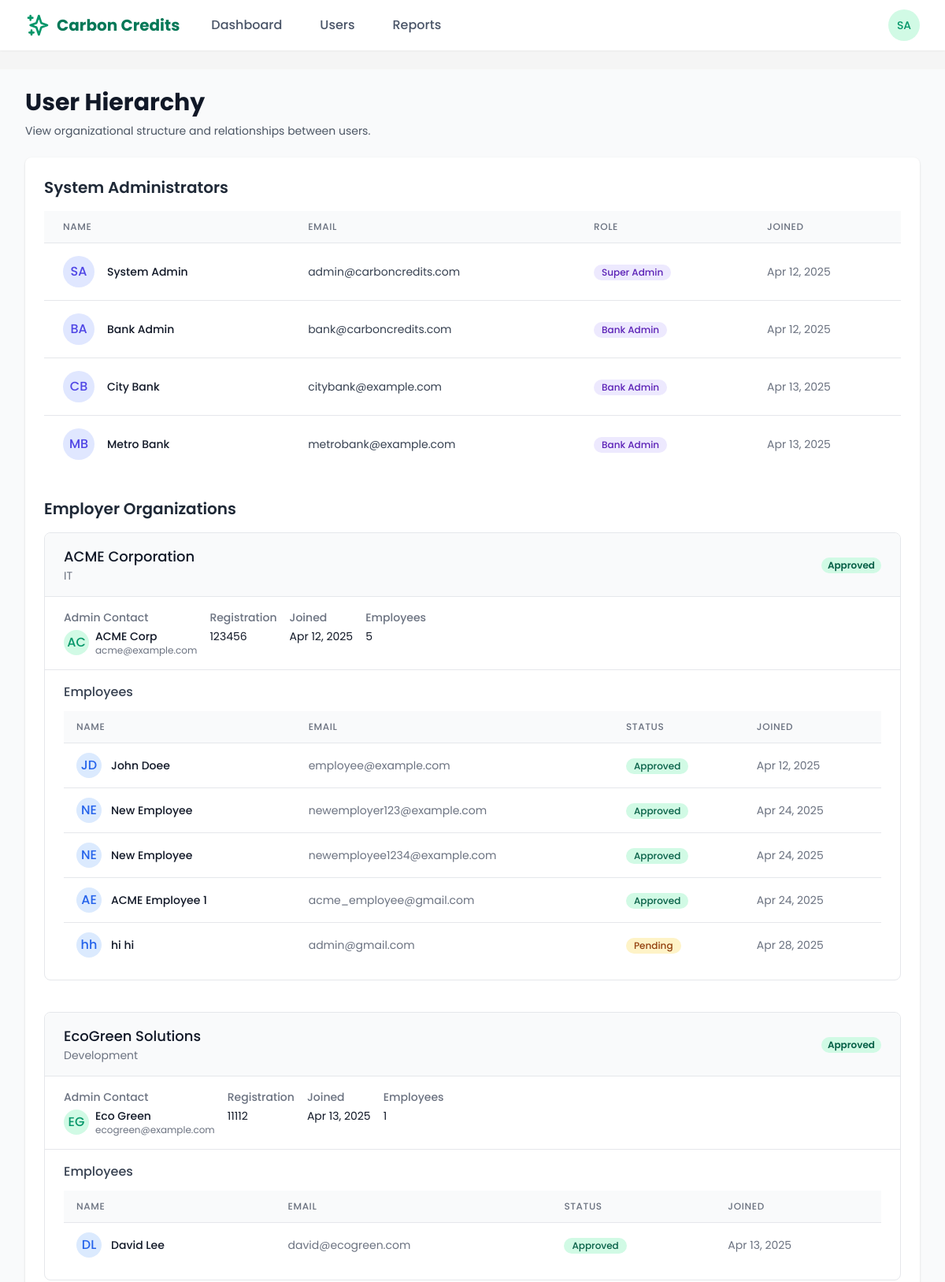
Page /systemadmin/users/hierarchy/ (signed in, upper part) on the earlier database version.
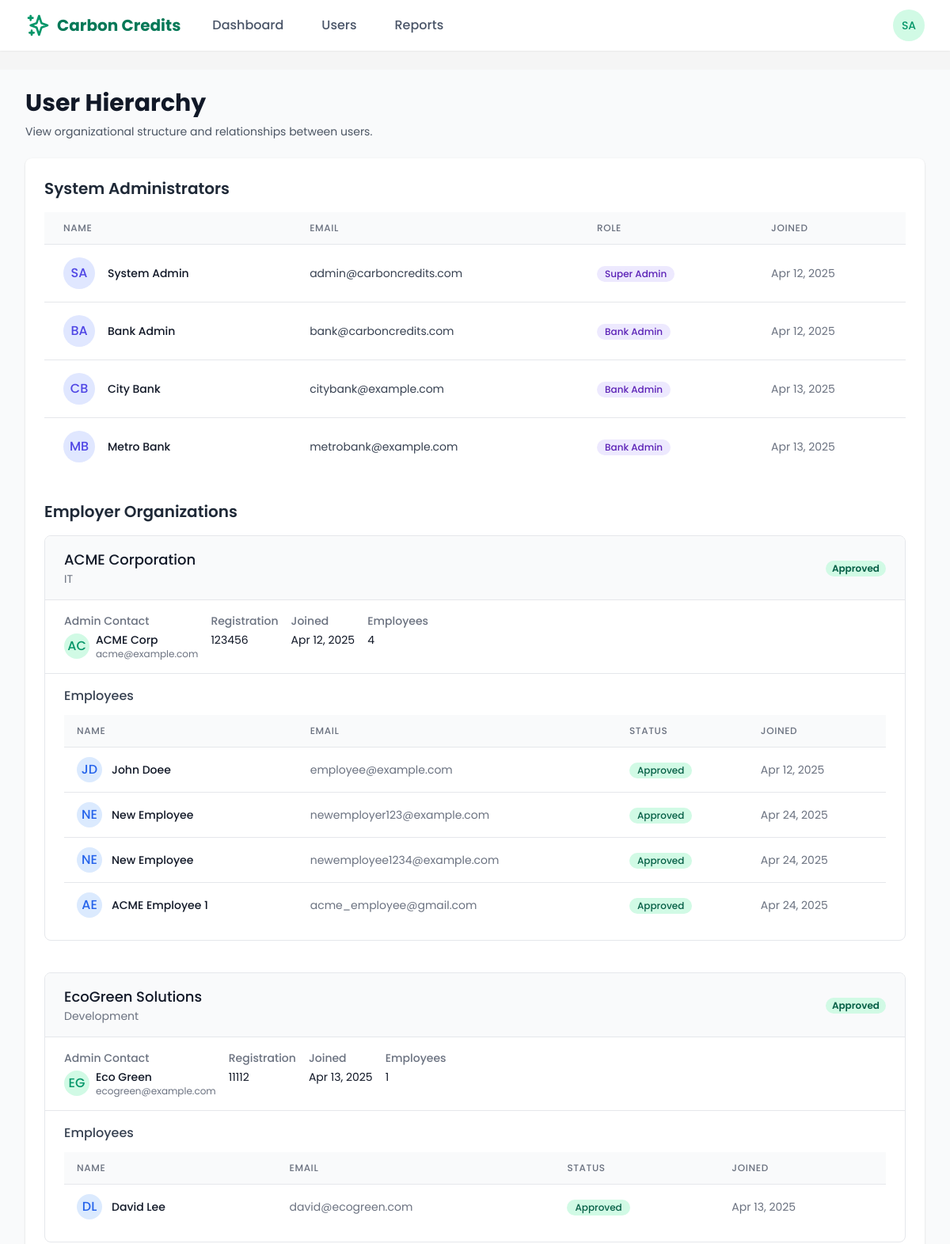
Same page on the later database version.
### users/models.py (models this page shows, shortened)
class CustomUser(AbstractUser):
    is_employee = models.BooleanField(default=False)
    is_employer = models.BooleanField(default=False)
    is_bank_admin = models.BooleanField(default=False)
    is_super_admin = models.BooleanField(default=False)
    email = models.EmailField(_('email address'), unique=True)
    date_joined = models.DateTimeField(default=timezone.now)
    approved = models.BooleanField(default=False)
    USERNAME_FIELD = 'email'
    REQUIRED_FIELDS = ['username', 'first_name', 'last_name']
    class Meta:
        verbose_name = _('user')
        verbose_name_plural = _('users')

class EmployerProfile(models.Model):
    user = models.OneToOneField(
        CustomUser,
        on_delete=models.CASCADE,
        related_name='employer_profile'
    )
    company_name = models.CharField(max_length=100)
    registration_number = models.CharField(max_length=50, unique=True)
    industry = models.CharField(max_length=100)
    approved = models.BooleanField(default=False)
    created_at = models.DateTimeField(default=timezone.now)
    initial_credits_allocated = models.BooleanField(default=False)
    wallet_balance = models.DecimalField(max_digits=10, decimal_places=2, default=0)

class EmployeeProfile(models.Model):
    user = models.OneToOneField(
        CustomUser,
        on_delete=models.CASCADE,
        related_name='employee_profile'
    )
    employer = models.ForeignKey(
        EmployerProfile,
        on_delete=models.CASCADE,
        related_name='employees'
    )
    employee_id = models.CharField(max_length=50, blank=True, null=True)
    approved = models.BooleanField(default=False)
    created_at = models.DateTimeField(default=timezone.now)
    wallet_balance = models.DecimalField(max_digits=10, decimal_places=2, default=0)
    department = models.CharField(max_length=100, blank=True)

### core/views/admin_views.py (the view)
# urls.py: path('users/hierarchy/', admin_views.user_hierarchy, name='admin_user_hierarchy'),
@login_required
@user_passes_test(is_super_admin)
def user_hierarchy(request):
    employers = EmployerProfile.objects.prefetch_related(
        'user',
        'employees',
        'employees__user'
    ).order_by('company_name')
    admins = CustomUser.objects.filter(
        Q(is_super_admin=True) | Q(is_bank_admin=True)
    ).order_by('email')
    context = {
        'employers': employers,
        'admins': admins,
    }
    return render(request, 'admin/user_hierarchy.html', context)

### core/views/admin_views.py (called while the page is built)
def is_super_admin(user):
    return user.is_authenticated and user.is_super_admin

### templates/admin/user_hierarchy.html (shortened to what the changed rows need)
{% extends 'base.html' %}
{% load static %}
{% block content %}
<div class="bg-gray-50 min-h-screen">
  <div class="max-w-7xl mx-auto py-6 px-4 sm:px-6 lg:px-8">
    <div class="mb-6">
      <h1 class="text-3xl font-bold text-gray-900">User Hierarchy</h1>
    </div>
    <div class="bg-white shadow rounded-lg overflow-hidden">
      <div class="p-6">
        <div class="mb-8">
          <h2 class="text-xl font-semibold text-gray-800 mb-4">System Administrators</h2>
          <div class="overflow-x-auto">
            <table class="min-w-full divide-y divide-gray-200">
              <thead class="bg-gray-50">
                <tr>
                  <th scope="col" class="px-6 py-3 text-left text-xs font-medium text-gray-500 uppercase tracking-wider">Name</th>
                  <th scope="col" class="px-6 py-3 text-left text-xs font-medium text-gray-500 uppercase tracking-wider">Email</th>
                  <th scope="col" class="px-6 py-3 text-left text-xs font-medium text-gray-500 uppercase tracking-wider">Role</th>
                  <th scope="col" class="px-6 py-3 text-left text-xs font-medium text-gray-500 uppercase tracking-wider">Joined</th>
                </tr>
              </thead>
              <tbody class="bg-white divide-y divide-gray-200">
                {% for admin in admins %}
                <tr>
                  <td class="px-6 py-4 whitespace-nowrap">
                    <div class="flex items-center">
                      <div class="flex-shrink-0 h-10 w-10 bg-indigo-100 rounded-full flex items-center justify-center text-indigo-600 font-medium">
                        {{ admin.first_name|slice:":1" }}{{ admin.last_name|slice:":1" }}
                      </div>
                      <div class="ml-4">
                        <div class="text-sm font-medium text-gray-900">
                          {% if admin.first_name or admin.last_name %}
                            {{ admin.first_name }} {{ admin.last_name }}
                          {% else %}
                            {{ admin.email }}
                          {% endif %}
                        </div>
                      </div>
                    </div>
                  </td>
                  <td class="px-6 py-4 whitespace-nowrap text-sm text-gray-700">{{ admin.email }}</td>
                  <td class="px-6 py-4 whitespace-nowrap">
                    <span class="inline-flex items-center px-2.5 py-0.5 rounded-full text-xs font-medium bg-purple-100 text-purple-800">
                      {% if admin.is_super_admin %}Super Admin{% else %}Bank Admin{% endif %}
                    </span>
                  </td>
                  <td class="px-6 py-4 whitespace-nowrap text-sm text-gray-500">
                    {{ admin.date_joined|date:"M d, Y" }}
                  </td>
                </tr>
                {% empty %}
                <tr>
                  <td colspan="4" class="px-6 py-4 text-center text-sm text-gray-500">
                    No administrators found.
                  </td>
                </tr>
                {% endfor %}
              </tbody>
            </table>
          </div>
        </div>
        <div>
          <h2 class="text-xl font-semibold text-gray-800 mb-4">Employer Organizations</h2>
          {% if employers %}
            <div class="space-y-10">
              {% for employer in employers %}
                <div class="employer-tree border border-gray-200 rounded-lg overflow-hidden">
                  <div class="bg-gray-50 px-6 py-4 border-b">
                    <div class="flex justify-between items-center">
                      <div>
                        <h3 class="text-lg font-medium text-gray-900">{{ employer.company_name }}</h3>
                        <p class="text-sm text-gray-500">{{ employer.industry }}</p>
                      </div>
                      <div>
                        <span class="px-2 inline-flex text-xs leading-5 font-semibold rounded-full
                          {% if employer.approved %}bg-green-100 text-green-800{% else %}bg-yellow-100 text-yellow-800{% endif %}">
                          {% if employer.approved %}Approved{% else %}Pending{% endif %}
                        </span>
                      </div>
                    </div>
                  </div>
                  <div class="px-6 py-4 border-b bg-white">
                    <div class="flex flex-wrap gap-4">
                      <div class="min-w-64">
                        <h4 class="text-sm font-medium text-gray-500">Admin Contact</h4>
                        <div class="mt-1 flex items-center">
                          <div class="flex-shrink-0 h-8 w-8 bg-green-100 rounded-full flex items-center justify-center text-green-600 font-medium">
                            {{ employer.user.first_name|slice:":1" }}{{ employer.user.last_name|slice:":1" }}
                          </div>
                          <div class="ml-2">
                            <p class="text-sm font-medium text-gray-900">
                              {% if employer.user.first_name or employer.user.last_name %}
                                {{ employer.user.first_name }} {{ employer.user.last_name }}
                              {% else %}
                                {{ employer.user.email }}
                              {% endif %}
                            </p>
                            <p class="text-xs text-gray-500">{{ employer.user.email }}</p>
                          </div>
                        </div>
                      </div>
                      <div>
                        <h4 class="text-sm font-medium text-gray-500">Registration</h4>
                        <p class="mt-1 text-sm text-gray-900">{{ employer.registration_number }}</p>
                      </div>
                      <div>
                        <h4 class="text-sm font-medium text-gray-500">Joined</h4>
                        <p class="mt-1 text-sm text-gray-900">{{ employer.created_at|date:"M d, Y" }}</p>
                      </div>
                      <div>
                        <h4 class="text-sm font-medium text-gray-500">Employees</h4>
                        <p class="mt-1 text-sm text-gray-900">{{ employer.employees.count }}</p>
                      </div>
                    </div>
                  </div>
                  <div class="px-6 py-4">
                    <h4 class="text-md font-medium text-gray-700 mb-3">Employees</h4>
                    {% if employer.employees.count > 0 %}
                      <div class="overflow-x-auto">
                        <table class="min-w-full divide-y divide-gray-200">
                          <thead class="bg-gray-50">
                            <tr>
                              <th scope="col" class="px-4 py-3 text-left text-xs font-medium text-gray-500 uppercase tracking-wider">Name</th>
                              <th scope="col" class="px-4 py-3 text-left text-xs font-medium text-gray-500 uppercase tracking-wider">Email</th>
                              <th scope="col" class="px-4 py-3 text-left text-xs font-medium text-gray-500 uppercase tracking-wider">Status</th>
                              <th scope="col" class="px-4 py-3 text-left text-xs font-medium text-gray-500 uppercase tracking-wider">Joined</th>
                            </tr>
                          </thead>
                          <tbody class="bg-white divide-y divide-gray-200">
                            {% for employee in employer.employees.all %}
                              <tr>
                                <td class="px-4 py-3 whitespace-nowrap">
                                  <div class="flex items-center">
                                    <div class="flex-shrink-0 h-8 w-8 bg-blue-100 rounded-full flex items-center justify-center text-blue-600 font-medium">
                                      {{ employee.user.first_name|slice:":1" }}{{ employee.user.last_name|slice:":1" }}
                                    </div>
                                    <div class="ml-3">
                                      <div class="text-sm font-medium text-gray-900">
                                        {% if employee.user.first_name or employee.user.last_name %}
                                          {{ employee.user.first_name }} {{ employee.user.last_name }}
                                        {% else %}
                                          {{ employee.user.email }}
                                        {% endif %}
                                      </div>
                                    </div>
                                  </div>
                                </td>
                                <td class="px-4 py-3 whitespace-nowrap text-sm text-gray-500">
                                  {{ employee.user.email }}
                                </td>
                                <td class="px-4 py-3 whitespace-nowrap">
                                  <span class="inline-flex items-center px-2.5 py-0.5 rounded-full text-xs font-medium
                                    {% if employee.approved %}bg-green-100 text-green-800{% else %}bg-yellow-100 text-yellow-800{% endif %}">
                                    {% if employee.approved %}Approved{% else %}Pending{% endif %}
                                  </span>
                                </td>
                                <td class="px-4 py-3 whitespace-nowrap text-sm text-gray-500">
                                  {{ employee.created_at|date:"M d, Y" }}
                                </td>
                              </tr>
                            {% endfor %}
                          </tbody>
                        </table>
                      </div>
                    {% else %}
                      <p class="text-sm text-gray-500 py-4 text-center">No employees found for this employer.</p>
                    {% endif %}
                  </div>
                </div>
              {% endfor %}
            </div>
          {% else %}
            <div class="text-center py-8 bg-white border rounded-lg">
              <p class="text-gray-500">No employers found in the system.</p>
            </div>
          {% endif %}
        </div>
      </div>
    </div>
  </div>
</div>
{% endblock %}

### templates/base.html (shortened to what this page needs)
{% load static %}
<!DOCTYPE html>
<html lang="en">
<head>
    <link href="https://cdn.jsdelivr.net/npm/tailwindcss@2.2.19/dist/tailwind.min.css" rel="stylesheet">
</head>
<body class="flex flex-col min-h-screen">
    <header class="bg-white shadow-sm sticky top-0 z-50">
        <nav class="max-w-7xl mx-auto px-4 sm:px-6 lg:px-8">
            <div class="flex justify-between h-16">
                <div class="flex">
                    <div class="flex-shrink-0 flex items-center">
                        <a href="{% url 'home' %}" class="flex items-center">
                            <svg xmlns="http://www.w3.org/2000/svg" class="h-8 w-8 text-green-600" fill="none" viewBox="0 0 24 24" stroke="currentColor">
                                <path stroke-linecap="round" stroke-linejoin="round" stroke-width="2" d="M5 3v4M3 5h4M6 17v4m-2-2h4m5-16l2.286 6.857L21 12l-5.714 2.143L13 21l-2.286-6.857L5 12l5.714-2.143L13 3z" />
                            </svg>
                            <span class="ml-2 text-xl font-bold text-green-700">Carbon Credits</span>
                        </a>
                    </div>
                    {% if user.is_authenticated %}
                    <div class="hidden sm:ml-6 sm:flex sm:space-x-4 items-center">
                        {% if user.is_super_admin %}
                        <a href="{% url 'admin_dashboard' %}" class="nav-link {% if request.resolver_match.url_name == 'admin_dashboard' %}active{% endif %}">Dashboard</a>
                        <a href="{% url 'admin_users' %}" class="nav-link {% if request.resolver_match.url_name == 'admin_users' %}active{% endif %}">Users</a>
                        <a href="{% url 'admin_reports' %}" class="nav-link {% if request.resolver_match.url_name == 'admin_reports' %}active{% endif %}">Reports</a>
                        {% endif %}
                    </div>
                    {% endif %}
                </div>
                <div class="flex items-center">
                    {% if user.is_authenticated %}
                    <div class="ml-3 relative">
                        <div>
                            <button type="button" class="bg-white rounded-full flex text-sm focus:outline-none focus:ring-2 focus:ring-offset-2 focus:ring-green-500" id="user-menu-button" aria-expanded="false" aria-haspopup="true">
                                <div class="h-10 w-10 rounded-full bg-green-100 flex items-center justify-center text-green-600 font-medium">
                                    {{ user.first_name|slice:":1" }}{{ user.last_name|slice:":1" }}
                                </div>
                            </button>
                        </div>
                    </div>
                    {% else %}
                    <a href="{% url 'login' %}" class="btn-secondary">Log in</a>
                    <a href="{% url 'register' %}" class="ml-3 btn-primary">Register</a>
                    {% endif %}
                </div>
            </div>
        </nav>
    </header>
    <main class="flex-grow py-6">
        {% block content %}{% endblock %}
    </main>
</body>
</html>

Differences in the rows shown:
removed EmployeeProfile: user.first_name "h", user.last_name "h", user.first_name "hi", user.last_name "hi", user.email "admin@gmail.com", approved "Pending", created_at "Apr 28, 2025", shown under EmployerProfile "ACME Corporation"
computed for EmployerProfile "ACME Corporation": employees.count "5" → "4"
